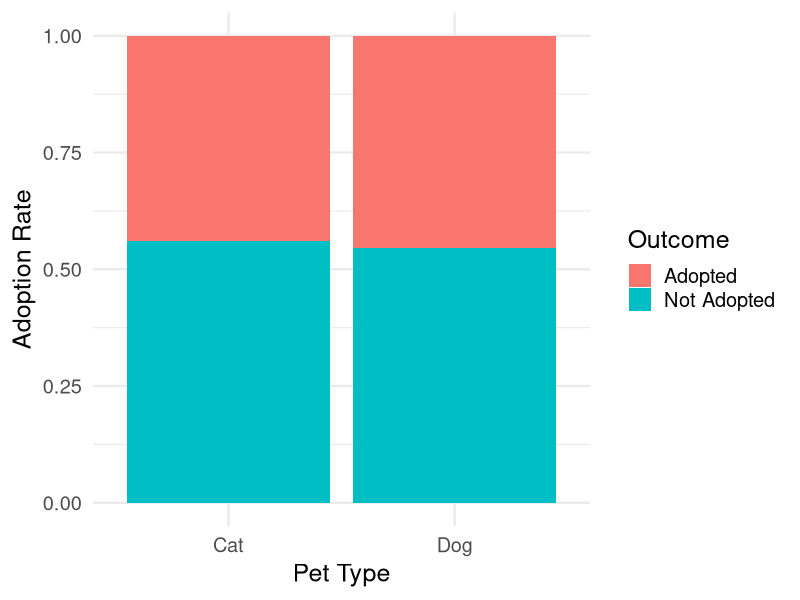
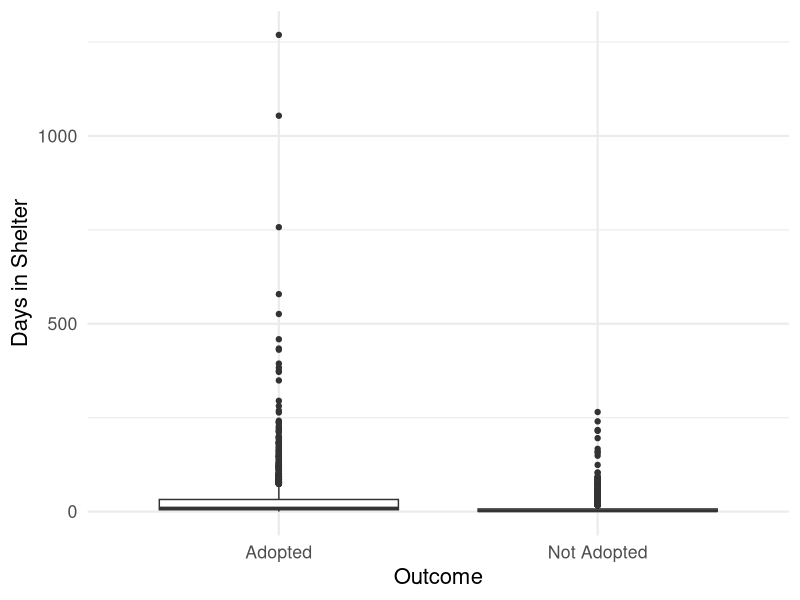

Recreate these plots in R, in order. (Note: this script raises an error after producing the figures.)
## ---- chunk 1
library(tidyverse)
library(broom)
library(knitr)

aac <- read_csv("data/aac_small.csv") %>%
  mutate(
    outcome_binary = if_else(outcome_type=="Adoption","Adopted","Not Adopted"),
    outcome01       = if_else(outcome_type=="Adoption", 1, 0)
  )
## ---- chunk 2
aac %>%
  count(animal_type, outcome_binary) %>%
  group_by(animal_type) %>%
  mutate(prop = n/sum(n)) %>%
  ggplot(aes(animal_type, prop, fill=outcome_binary)) +
    geom_col(position="fill") +
    labs(x="Pet Type", y="Adoption Rate", fill="Outcome") +
    theme_minimal(base_size = 18)
## ---- chunk 3
ggplot(aac, aes(outcome_binary, time_in_shelter_days)) +
  geom_boxplot() +
  labs(x = "Outcome", y = "Days in Shelter") +
  theme_minimal(base_size = 16)
## ---- chunk 4
freq_table <- aac %>%
  count(intake_type, outcome_binary) %>%
  pivot_wider(names_from = outcome_binary, values_from = n, values_fill = 0)
knitr::kable(freq_table) 
## ---- chunk 5
top_breeds <- aac %>% count(breed) %>% top_n(10, n) %>% pull(breed)  
aac2 <- aac %>%  
  mutate(  
    breed2    = if_else(breed %in% top_breeds, breed, "Other"),  
    outcome01  = if_else(outcome_type=="Adoption", 1, 0)  
  )

model2 <- glm(  
  outcome01 ~ animal_type + sex_upon_intake + intake_type +  
              intake_condition + time_in_shelter_days + breed2,  
  data = aac2, family = "binomial"  
)

broom::tidy(model2) %>%  
  filter(p.value < 0.05) %>%  
  knitr::kable(digits = 3)
